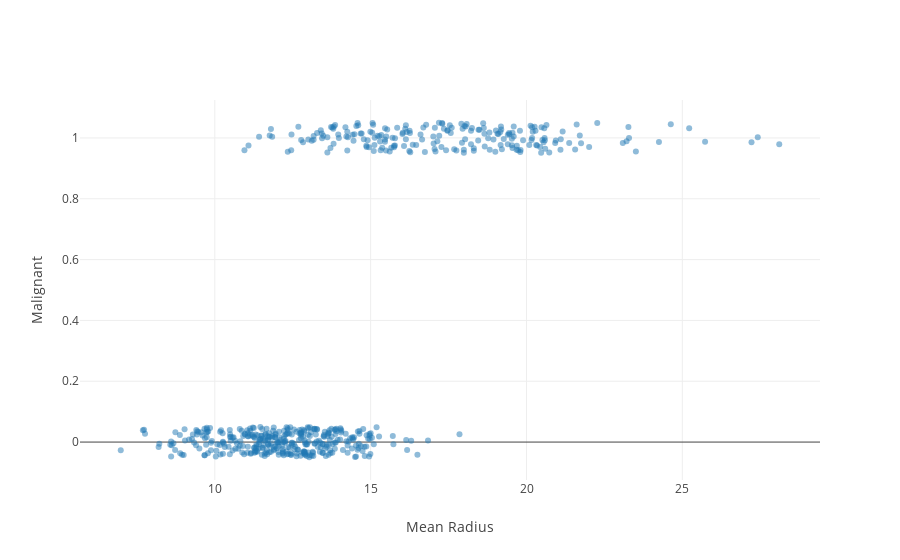

Here is the notebook cell this chart was saved with:
### Markdown cell above
This is a clear example of over-plotting.  We can improve the above plot by jittering the data:

### Code cell
jitter_y = data['malignant'] + 0.1 * np.random.rand(data['malignant'].size) -0.05
points = go.Scatter(x=data['mean radius'], y = jitter_y, 
                    mode="markers", 
                    marker=dict(opacity=0.5))
py.iplot(go.Figure(data=[points], layout=layout))

### Figure 1 — Plotly figure (JSON) as saved in the notebook; plotly's stock layout.template omitted (floating-point values rounded to 4 significant figures; data arrays with more than 128 entries replaced by an {"elided": "..."} marker saying what was removed)
{"data": [{"marker": {"opacity": 0.5}, "mode": "markers", "type": "scatter", "uid": "428ccd2b-adb8-4082-9484-21d3721adb5b", "x": {"elided": "569 float values"}, "y": {"elided": "569 float values"}}], "layout": {"xaxis": {"title": {"text": "Mean Radius"}}, "yaxis": {"title": {"text": "Malignant"}}}}
